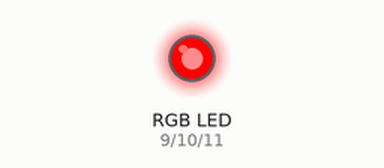
The sketch below on a simulated Arduino Uno, built with avr-gcc and run on an emulated ATmega328P. Shown: an RGB LED mixed from three pins (HIGH = lit).

Above: at 0.5 s.
At 1.5 s:
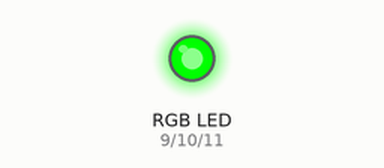
At 2.5 s:
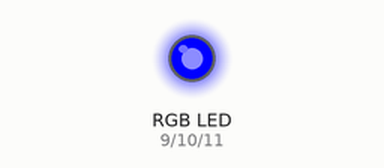
At 3.5 s:
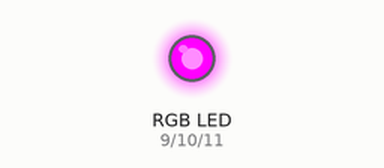
At 4.5 s:
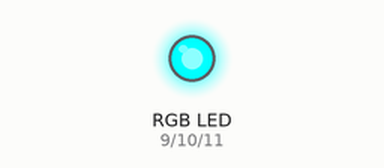
At 5.5 s:
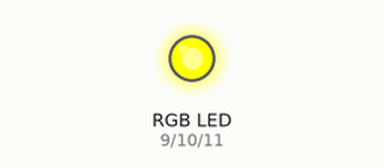
Timing chart, 0 to 7.8 s (numbered marks = the images above):
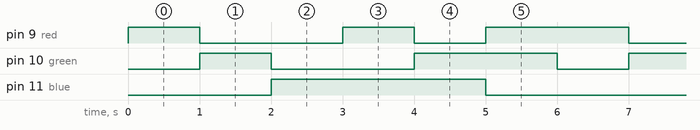

The sketch:

03B_RGB_LED.ino
```cpp
int red = 9;
int green = 10;
int blue = 11;

void setup() {
  pinMode(red, OUTPUT);
  pinMode(green, OUTPUT);
  pinMode(blue, OUTPUT);
}

void loop() {
  rgb(HIGH, LOW, LOW, 1000);  // red for a second
  rgb(LOW, HIGH, LOW, 1000);  // green for a second
  rgb(LOW, LOW, HIGH, 1000);  // blue for a second

  rgb(HIGH, LOW, HIGH, 1000);  // magenta for a second
  rgb(LOW, HIGH, HIGH, 1000);  // cyan for a second
  rgb(HIGH, HIGH, LOW, 1000);  // yellow for a second
}

void rgb(int r, int g, int b, int wait){
  digitalWrite(red, r);
  digitalWrite(green, g);
  digitalWrite(blue, b);
  delay(wait);

}
```

Measured:
- by itself, pin 9 (red): repeats every 6.0 s: LOW 2.0 s, HIGH 1.0 s, LOW 1.0 s, HIGH 2.0 s
- by itself, pin 10 (green): repeats every 6.0 s: LOW 2.0 s, HIGH 2.0 s, LOW 1.0 s, HIGH 1.0 s
- by itself, pin 11 (blue): alternates HIGH for 3.0 s and LOW for 3.0 s
